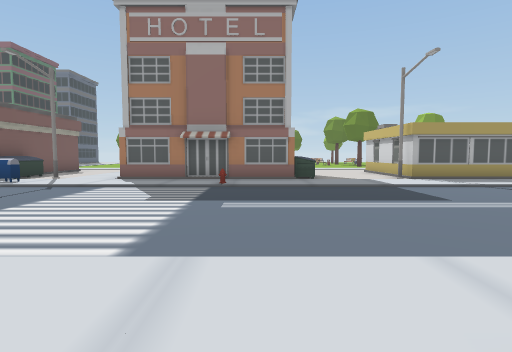
view 1 (above)

24 first-person views from a walk through a 3-D level made in the Unity game engine. The camera is 1.4 m above the floor, tilts 4° down and sees 80° across. The floor is counted in squares, 2 m on a side. Each view is taken from the middle of a square. On the plan, view 1 faces up. The plan holds only what a view shows up to about 10 squares ahead; the rest is blank. The place goes on beyond the plan.

view 2
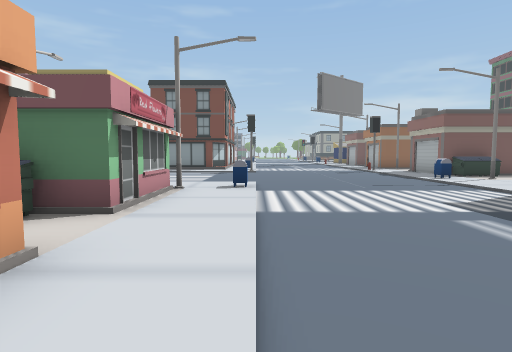

view 3
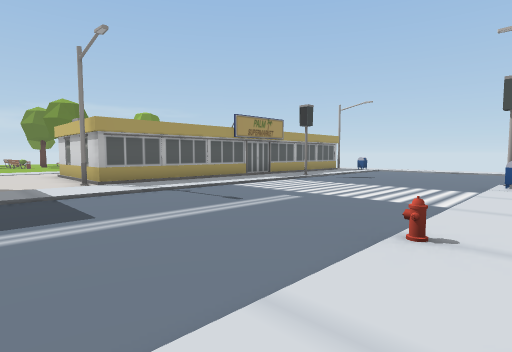

view 4
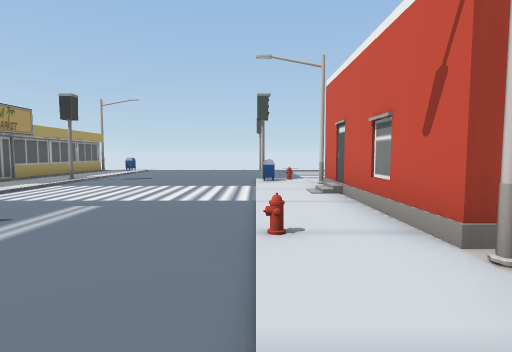

view 5
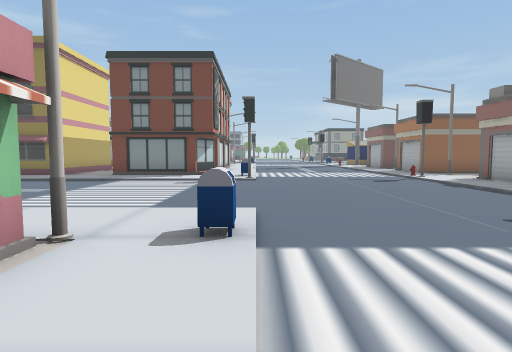

view 6
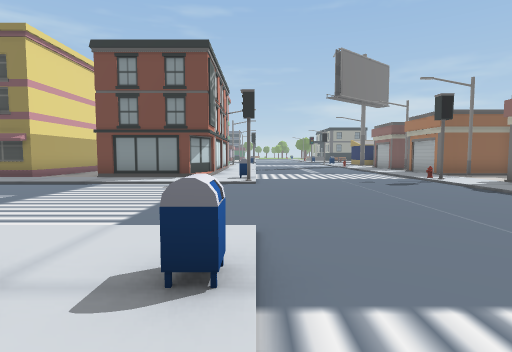

view 7
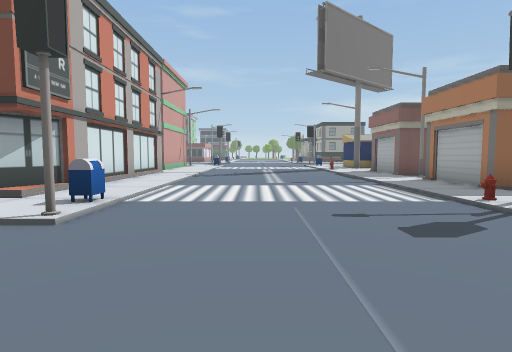

view 8
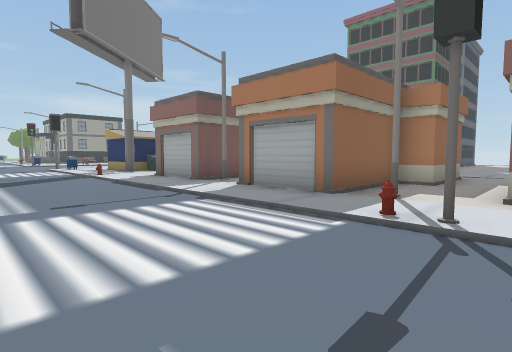

view 9
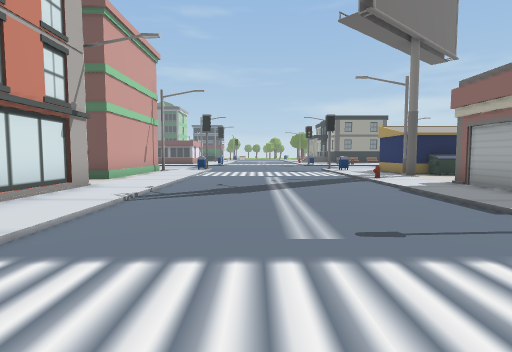

view 10
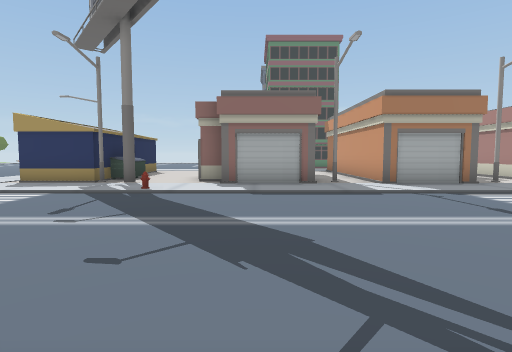

view 11
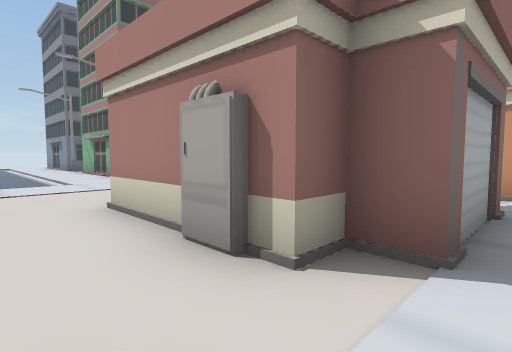

view 12
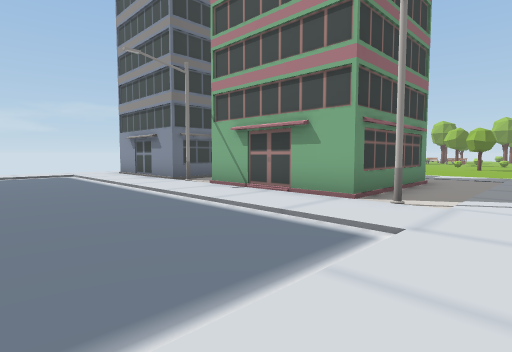

view 13
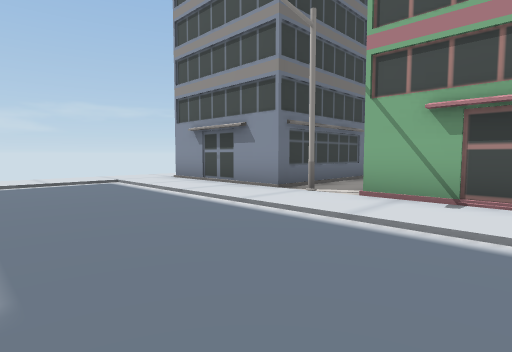

view 14
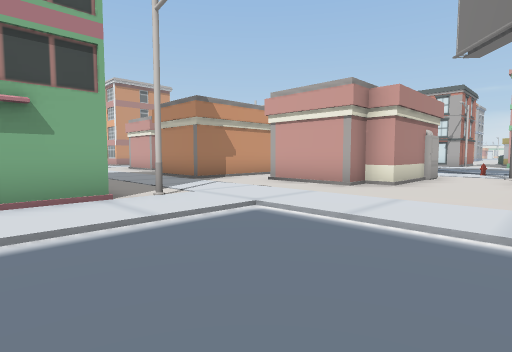

view 15
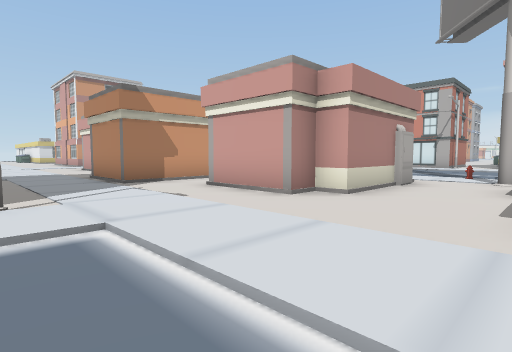

view 16
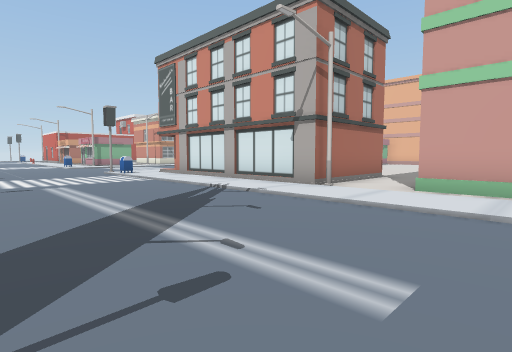

view 17
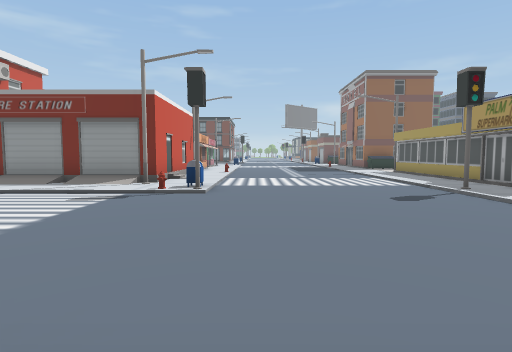

view 18
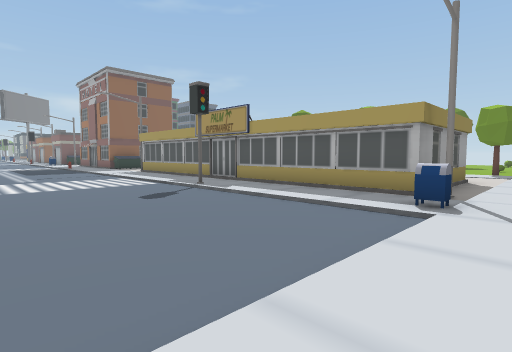

view 19
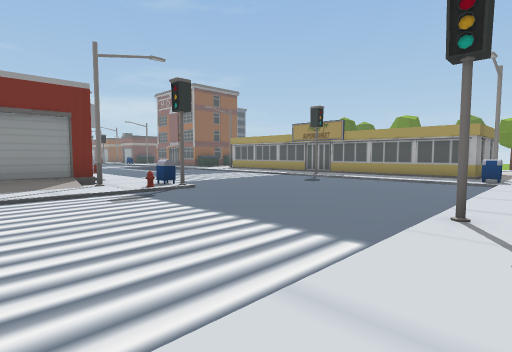

view 20
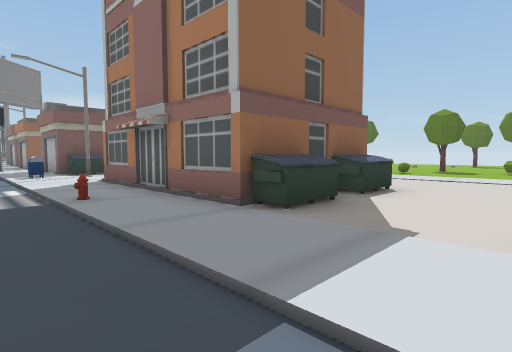

view 21
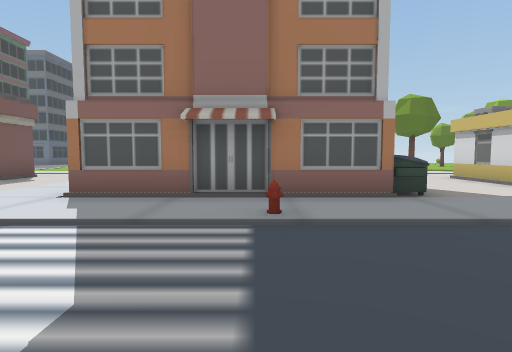

view 22
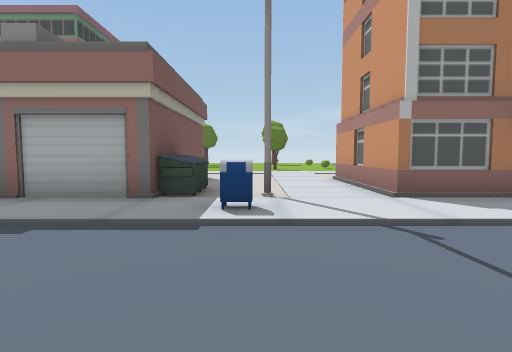

view 23
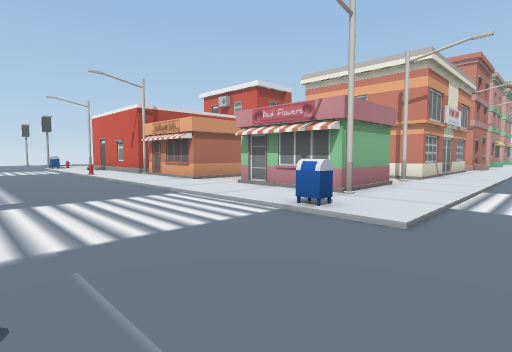

view 24
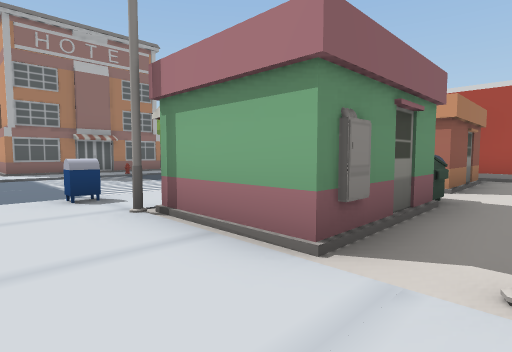

### Floor plan
Key: @ floor where view 1 was taken; # wall or solid block; . floor; / step, stairs or slope; B building; U dumpster; S streetlight; M mailbox; H hydrant; I billboard; O other object.
Columns run from 22 left of view 1 to 17 right of it. Each row starts with its distance up from view 1.
 28  ....
 27  ///.
 26  ../.#
 25  ../.#  B
 24 .../.#  B
 23 .../.####
 22 .../.S..
 21 .../.#
 20 .../.#
 19 .../.#                   O
 18 .../.#                  ..
 17 .../.S.....            ...
 16 ////.......            ...
 15 .....
 14 .......##B..  ..       ...           ..
 13 ...###.#  #.  #..      .....         ..
 12 ...#  .#  #.  #.. #B   #...#         #.
 11 U..#  .####.###.. #    U...#         #.
 10 U..###.###..###U. #   ##...#        ##.
  9 SI.##BS###S.##BUS #B###U..S##########BS
  8 ................M.....................M.
  7 //O////////HO////////H///////////O/////.
  6 ....................................../.
  5 ....................................../.
  4 ....................................../.
  3 ....................................../.
  2 ///////////MO..../M////////H////MO....O.
  1 ............/..../............/..O..../.
  0 ###S######B./..../SB##@#B#S####BS/..../.
 -1   B.#    ##./..../.###U#      ##./..../.
 -2    .#     #./..../.###U.       #./..../.
 -3    .#     #./... /.S...        #.

Positions as (right, up) in squares from view 1, and headings:
1: (0, 0), facing up
2: (3, 2), facing left
3: (2, 1), facing up-right
4: (2, 2), facing right
5: (-1, 2), facing left
6: (-2, 2), facing left
7: (-7, 4), facing left
8: (-10, 4), facing up-left
9: (-12, 4), facing left
10: (-18, 1), facing up
11: (-21, 8), facing up-right
12: (-22, 15), facing up-right
13: (-22, 19), facing up-right
14: (-22, 19), facing down-right
15: (-22, 17), facing down-right
16: (-22, 6), facing down-right
17: (17, 3), facing left
18: (17, 3), facing up-left
19: (17, -2), facing up-left
20: (4, 6), facing up-left
21: (-1, 4), facing up
22: (-6, 4), facing up
23: (-6, 5), facing down-right
24: (-5, -3), facing up-right
